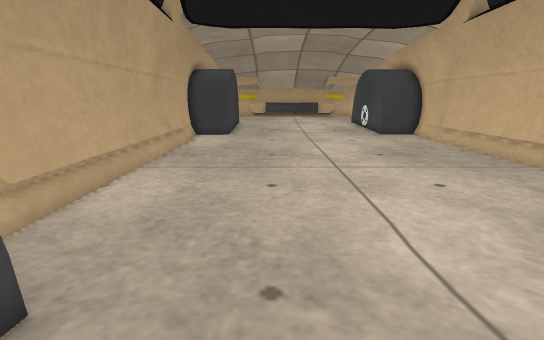
view 1 (above)

16 first-person views from a walk through a world built for the Gazebo simulator. The camera is 0.23 m above the floor, tilts 14° down and sees 85° across. Floor lines are 1 m apart. The floor is counted in squares, 0.1 m on a side. Each view is taken from the middle of a square. On the plan, view 1 faces up. The plan holds only what a view shows up to about 18 squares ahead; the rest is blank.

view 2
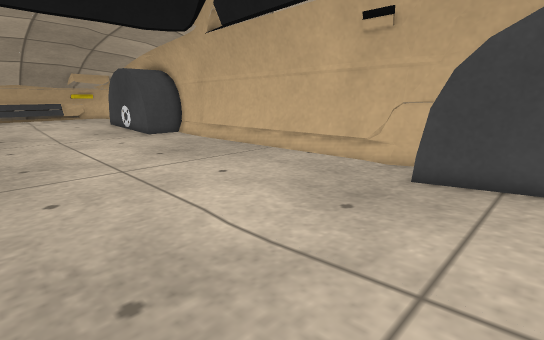

view 3
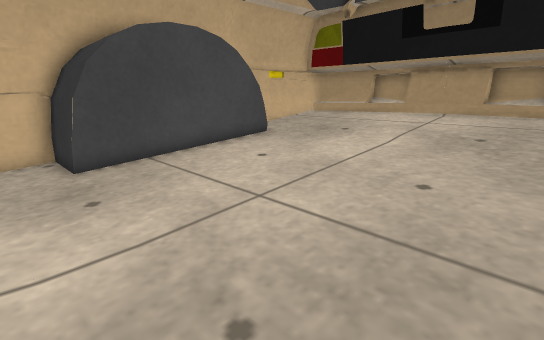

view 4
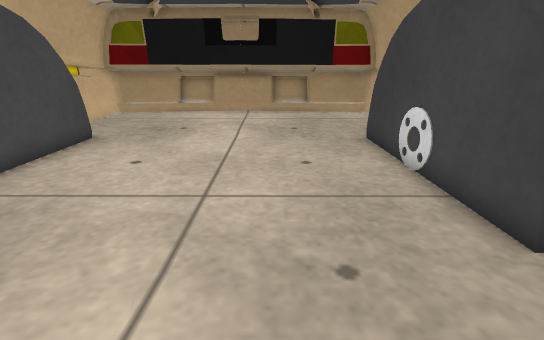

view 5
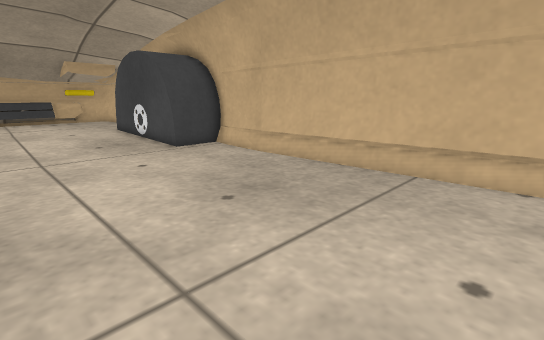

view 6
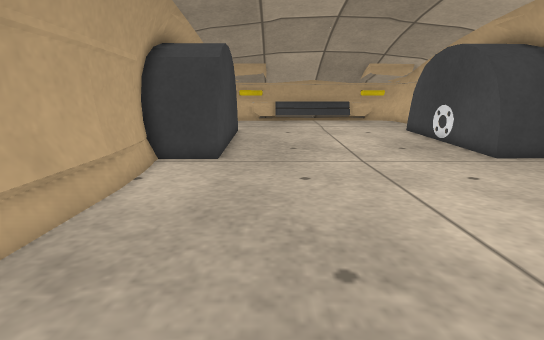

view 7
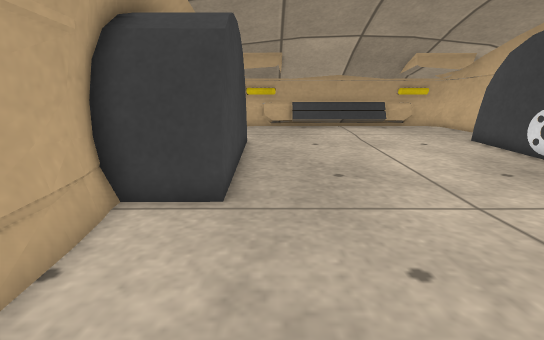

view 8
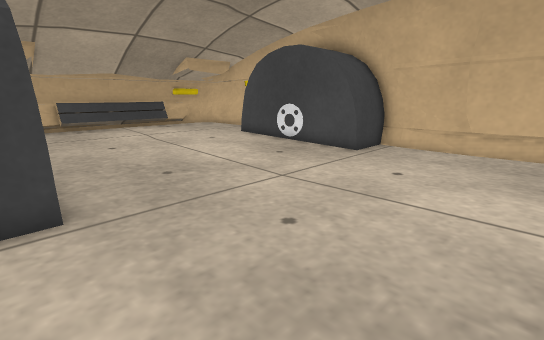

view 9
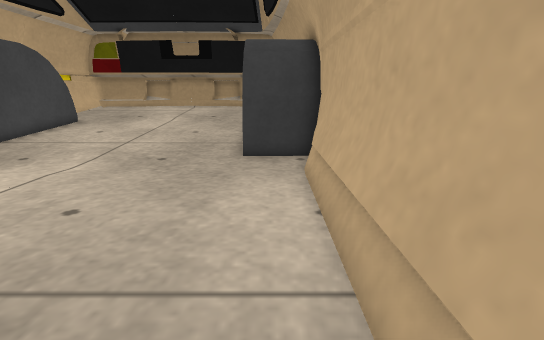

view 10
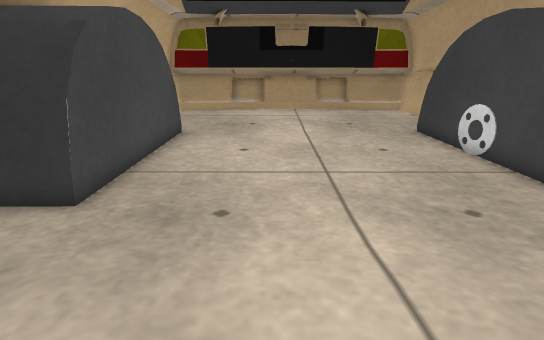

view 11
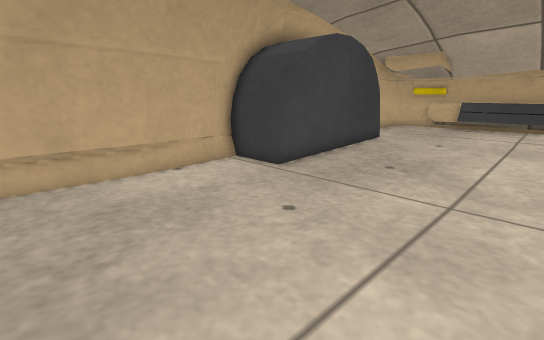

view 12
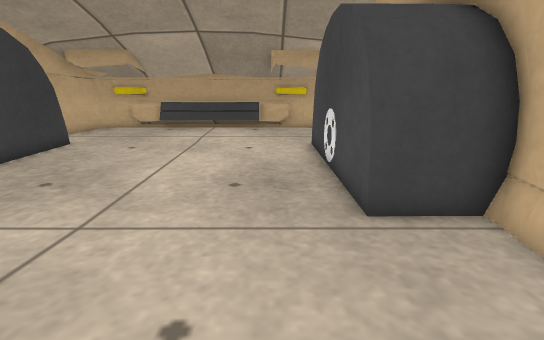

view 13
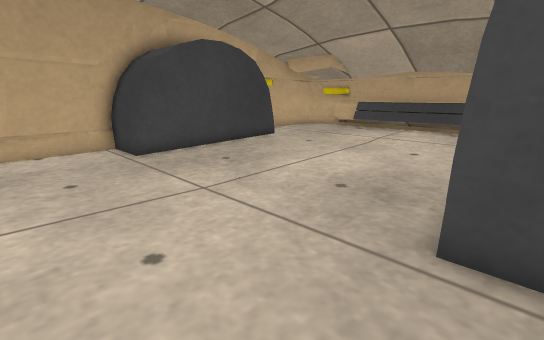

view 14
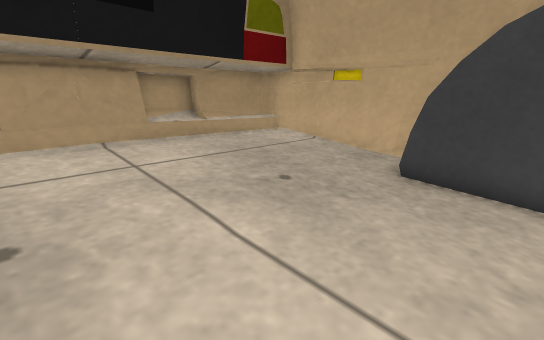

view 15
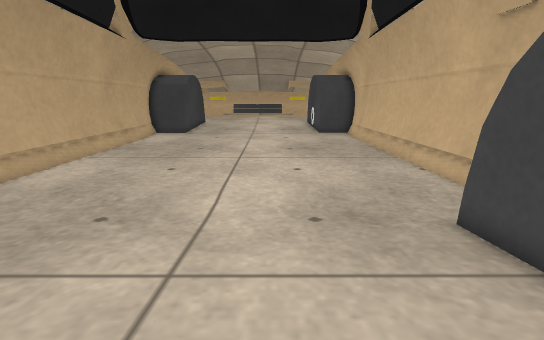

view 16
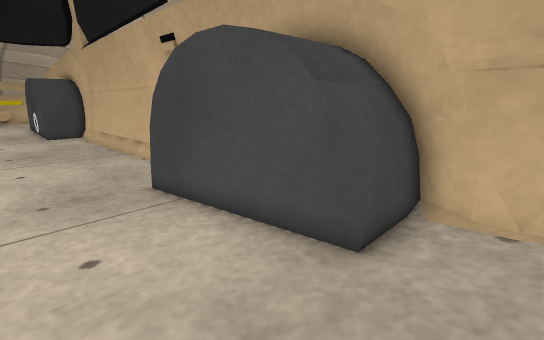

### Floor plan
Key: @ floor where view 1 was taken; # wall or solid block; x gap in a wall; . main floor; : floor 0.05 m higher than the main floor; + floor 0.1 m higher than the main floor; * floor 0.15 m higher than the main floor; = window, fence, low wall or low ledge; v drop or lower ground.
Columns run from 6 left of view 1 to 11 right of it. Each row starts with its distance up from view 1.
 33  #####      ####v
 32  ####        ####
 31  #              #
 30  # :::::::::::: #
 29  ###::::::::::#
 28    #::::::::::#
 27    #..........#
 26    #..........#
 25 #  #..........###
 24 #  #..........###v
 23 ####..........####
 22 ####..........####
 21 #= .............#v
 20 #=..............#v
 19 #=..............#v
 18 v=..............#v
 17 v=..............#v
 16 v=..............#v
 15 v=..............=v
 14 v=..............=v
 13 v=..............=v
 12 v=......==......=v
 11 v=..............=v
 10 v=..............=v
  9 v=..............=v
  8 v=..............=v
  7 v=..............=#
  6 v=..............=#
  5 v=..............=#
  4 v=..............##
  3 #===::::::::::=###
  2 ####::::::::::####
  1 v###::::::::::#  #
  0  ###::@:::::::#  #
 -1  ###::::::::::#
 -2  ###::::::::::#  v
 -3 v###::::::::::#  #
 -4 x###++++++++++####
 -5 v#==++++++++++==##
 -6  #++++++++++++++##
 -7  #++++++++++++++#v
 -8  #++++++++++++++#x
 -9  #**************#v
-10  # ************ #v
-11  ################
-12  v=###########==v

Where each view was taken, in squares from view 1:
view 1: 0 up, 0 right, facing up
view 2: 0 up, 1 left, facing up-right
view 3: 5 up, 2 left, facing down-right
view 4: 7 up, 1 right, facing down
view 5: 8 up, 1 right, facing up-right
view 6: 10 up, 1 left, facing up
view 7: 15 up, 2 left, facing up
view 8: 15 up, 4 left, facing up-right
view 9: 14 up, 4 left, facing down
view 10: 9 up, 4 right, facing down
view 11: 14 up, 4 right, facing up-left
view 12: 16 up, 6 right, facing up
view 13: 17 up, 9 right, facing up-left
view 14: 2 down, 5 right, facing down-left
view 15: 3 down, 4 right, facing up
view 16: 7 down, 4 right, facing up-right
